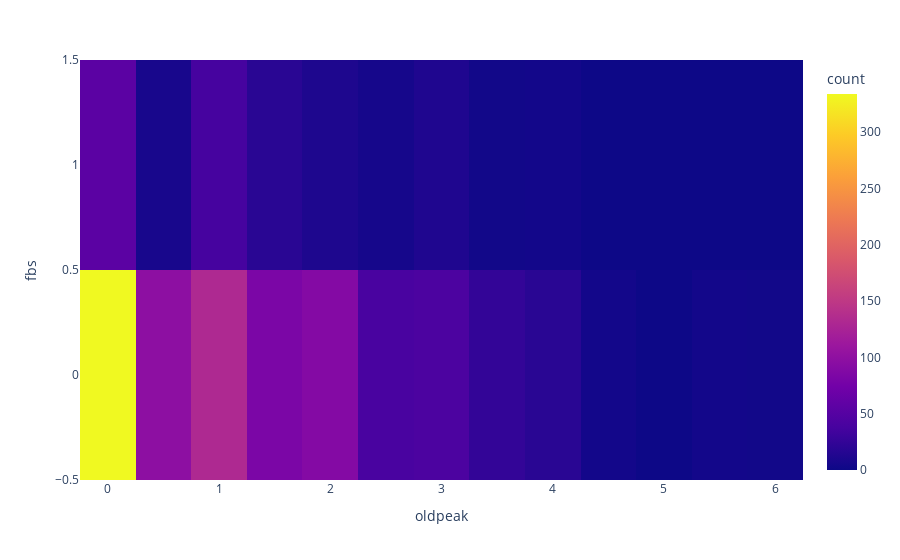

Notebook cell for this chart:
### Code cell
px.density_heatmap(
    df, x='oldpeak', y='fbs'
)

### Figure 1 — Plotly figure (JSON) as saved in the notebook; plotly's stock layout.template omitted (floating-point values rounded to 4 significant figures; data arrays with more than 128 entries replaced by an {"elided": "..."} marker saying what was removed)
{"data": [{"coloraxis": "coloraxis", "hovertemplate": "oldpeak=%{x}<br>fbs=%{y}<br>count=%{z}<extra></extra>", "name": "", "type": "histogram2d", "x": {"elided": "1025 float values"}, "xaxis": "x", "xbingroup": "x", "y": {"elided": "1025 int values"}, "yaxis": "y", "ybingroup": "y"}], "layout": {"coloraxis": {"colorbar": {"title": {"text": "count"}}, "colorscale": [[0, "#0d0887"], [0.1111, "#46039f"], [0.2222, "#7201a8"], [0.3333, "#9c179e"], [0.4444, "#bd3786"], [0.5556, "#d8576b"], [0.6667, "#ed7953"], [0.7778, "#fb9f3a"], [0.8889, "#fdca26"], [1, "#f0f921"]]}, "legend": {"tracegroupgap": 0}, "margin": {"t": 60}, "xaxis": {"anchor": "y", "domain": [0, 1], "title": {"text": "oldpeak"}}, "yaxis": {"anchor": "x", "domain": [0, 1], "title": {"text": "fbs"}}}}
